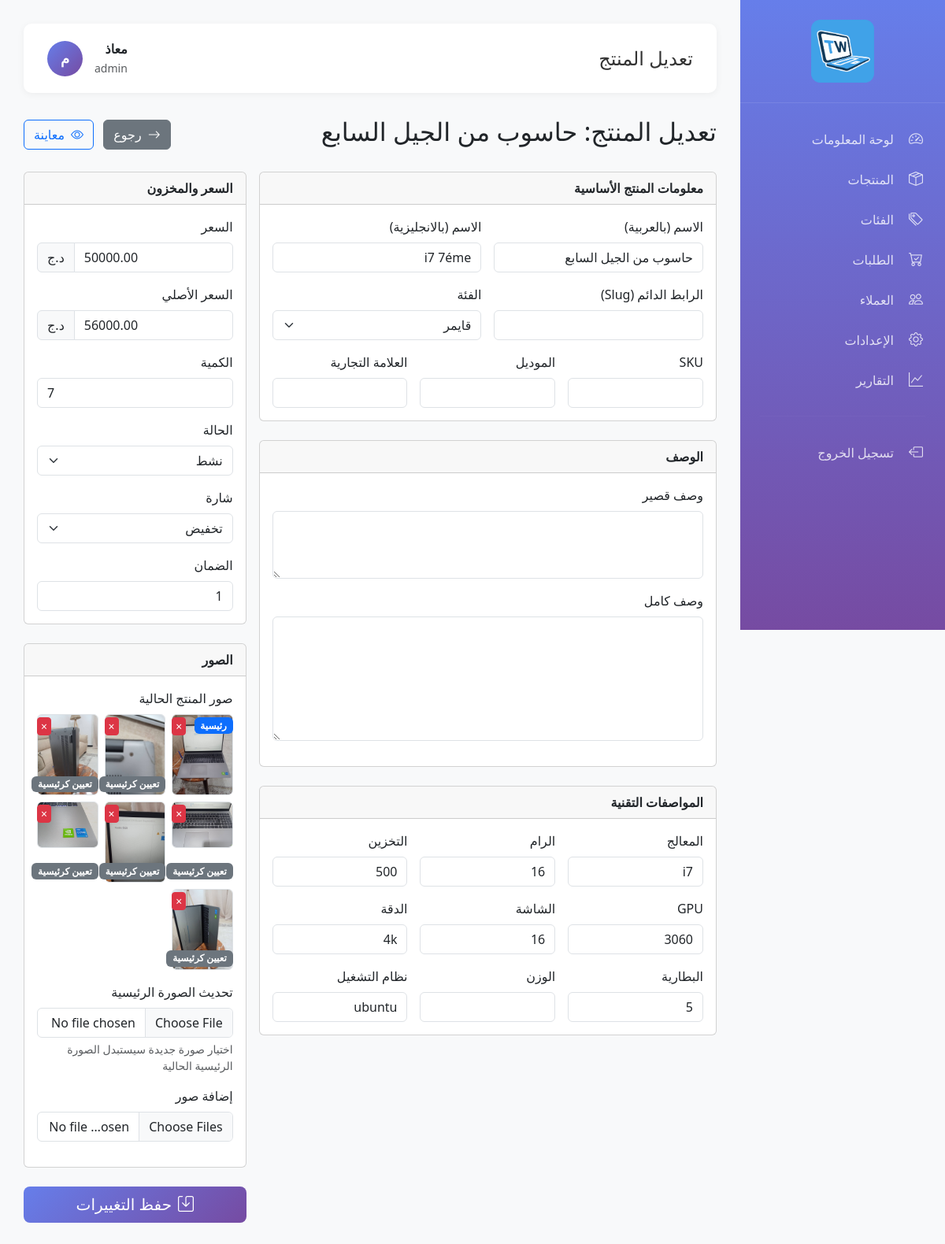
/admin/edit-product.php?id=6 (signed in), run on an earlier commit of the app's database.
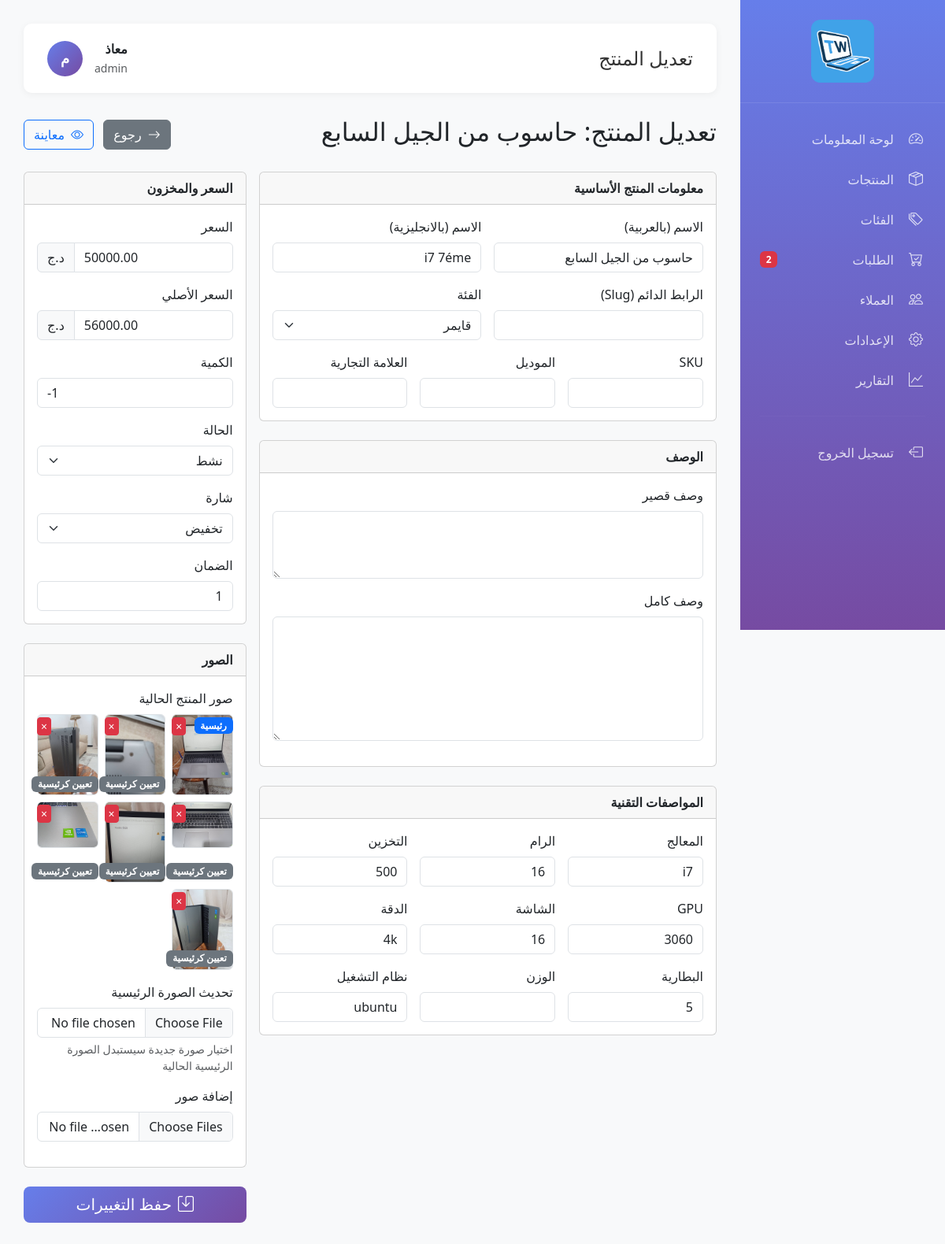
And on a later commit of the database.
### tables this page shows
CREATE TABLE `products` (
  `id` int(11) NOT NULL,
  `name_ar` varchar(200) NOT NULL,
  `name_en` varchar(200) NOT NULL,
  `slug` varchar(200) NOT NULL,
  `sku` varchar(100) DEFAULT NULL,
  `model` varchar(100) DEFAULT NULL,
  `brand` varchar(100) DEFAULT NULL,
  `category_id` int(11) NOT NULL,
  `price` decimal(10,2) NOT NULL,
  `original_price` decimal(10,2) DEFAULT NULL,
  `discount_percentage` int(11) DEFAULT 0,
  `stock_count` int(11) DEFAULT 0,
  `in_stock` tinyint(1) DEFAULT 1,
  `min_stock` int(11) DEFAULT 5,
  `processor` varchar(200) DEFAULT NULL,
  `ram` varchar(100) DEFAULT NULL,
  `storage` varchar(100) DEFAULT NULL,
  `gpu` varchar(200) DEFAULT NULL,
  `screen_size` varchar(50) DEFAULT NULL,
  `screen_resolution` varchar(100) DEFAULT NULL,
  `battery` varchar(100) DEFAULT NULL,
  `weight` varchar(50) DEFAULT NULL,
  `os` varchar(100) DEFAULT NULL,
  `ports` text DEFAULT NULL,
  `description_short` text DEFAULT NULL,
  `description_full` text DEFAULT NULL,
  `warranty` varchar(200) DEFAULT NULL,
  `badge` enum('new','bestseller','sale','featured','none') DEFAULT 'none',
  `status` enum('active','inactive','draft','out_of_stock') DEFAULT 'active',
  `views` int(11) DEFAULT 0,
  `sales` int(11) DEFAULT 0,
  `rating` decimal(3,2) DEFAULT 0.00,
  `review_count` int(11) DEFAULT 0,
  `meta_title` varchar(200) DEFAULT NULL,
  `meta_description` text DEFAULT NULL,
  `meta_keywords` text DEFAULT NULL,
  `created_at` timestamp NOT NULL DEFAULT current_timestamp(),
  `updated_at` timestamp NOT NULL DEFAULT current_timestamp() ON UPDATE current_timestamp()
);

CREATE TABLE `categories` (
  `id` int(11) NOT NULL,
  `name_ar` varchar(100) NOT NULL,
  `name_en` varchar(100) NOT NULL,
  `slug` varchar(100) NOT NULL,
  `description` text DEFAULT NULL,
  `icon` varchar(100) DEFAULT NULL,
  `image` varchar(255) DEFAULT NULL,
  `is_active` tinyint(1) DEFAULT 1,
  `display_order` int(11) DEFAULT 0,
  `created_at` timestamp NOT NULL DEFAULT current_timestamp(),
  `updated_at` timestamp NOT NULL DEFAULT current_timestamp() ON UPDATE current_timestamp()
);

### config/database.php (called while the page is built, shortened)
<?php
try {
    $dsn = "mysql:host=" . DB_HOST . ";dbname=" . DB_NAME . ";charset=" . DB_CHARSET;
    $options = [
        PDO::ATTR_ERRMODE            => PDO::ERRMODE_EXCEPTION,
        PDO::ATTR_DEFAULT_FETCH_MODE => PDO::FETCH_ASSOC,
        PDO::ATTR_EMULATE_PREPARES   => false,
        PDO::MYSQL_ATTR_INIT_COMMAND => "SET NAMES " . DB_CHARSET
    ];
    $pdo = new PDO($dsn, DB_USER, DB_PASS, $options);
} catch (PDOException $e) {
    die("خطأ في الاتصال بقاعدة البيانات: " . $e->getMessage());
}
function query($sql, $params = []) {
    global $pdo;
    try {
        $stmt = $pdo->prepare($sql);
        $stmt->execute($params);
        return $stmt;
    } catch (PDOException $e) {
        error_log("Database Error: " . $e->getMessage());
        return false;
    }
}
function fetchOne($sql, $params = []) {
    $stmt = query($sql, $params);
    return $stmt ? $stmt->fetch() : null;
}

### admin/edit-product.php (the view, shortened to what the changed rows need)
<?php
global $pdo;
$id = (int)$_GET['id'];
$product = $pdo->query("SELECT * FROM products WHERE id = $id")->fetch();
$pageTitle = 'تعديل المنتج';
include 'includes/header.php';
$categories = $pdo->query("SELECT * FROM categories WHERE is_active = 1 ORDER BY name_ar")->fetchAll();
?>
<div class="row">
    <div class="col-12 mb-4">
        <div class="d-flex justify-content-between align-items-center">
            <h2>تعديل المنتج: <?php echo htmlspecialchars($product['name_ar']); ?></h2>
            <div>
                <a href="products.php" class="btn btn-secondary me-2">
                </a>
                <a href="../product.php?id=<?php echo $product['id']; ?>" target="_blank" class="btn btn-outline-primary">
                </a>
            </div>
        </div>
    </div>
</div>
<form method="POST" enctype="multipart/form-data" class="row g-3">
    <div class="col-lg-8">
        <div class="card mb-4">
            <div class="card-body row g-3">
                <div class="col-md-6">
                    <label class="form-label">الاسم (بالعربية)</label>
                    <input type="text" name="name_ar" class="form-control" required value="<?php echo htmlspecialchars($product['name_ar']); ?>">
                </div>
                <div class="col-md-6">
                    <label class="form-label">الاسم (بالانجليزية)</label>
                    <input type="text" name="name_en" class="form-control" value="<?php echo htmlspecialchars($product['name_en']); ?>">
                </div>
                <div class="col-md-6">
                    <label class="form-label">الفئة</label>
                    <select name="category_id" class="form-select" required>
                        <?php foreach ($categories as $cat): ?>
                            <option value="<?php echo $cat['id']; ?>" <?php echo $product['category_id'] == $cat['id'] ? 'selected' : ''; ?>>
                                <?php echo $cat['name_ar']; ?>
                            </option>
                        <?php endforeach; ?>
                    </select>
                </div>
            </div>
        </div>
        <div class="card mb-4">
            <div class="card-body row g-3">
                <div class="col-md-4">
                    <label class="form-label">المعالج</label>
                    <input type="text" name="processor" class="form-control" value="<?php echo htmlspecialchars($product['processor']); ?>">
                </div>
                <div class="col-md-4">
                    <label class="form-label">الرام</label>
                    <input type="text" name="ram" class="form-control" value="<?php echo htmlspecialchars($product['ram']); ?>">
                </div>
                <div class="col-md-4">
                    <label class="form-label">التخزين</label>
                    <input type="text" name="storage" class="form-control" value="<?php echo htmlspecialchars($product['storage']); ?>">
                </div>
                <div class="col-md-4">
                    <label class="form-label">GPU</label>
                    <input type="text" name="gpu" class="form-control" value="<?php echo htmlspecialchars($product['gpu']); ?>">
                </div>
                <div class="col-md-4">
                    <label class="form-label">الشاشة</label>
                    <input type="text" name="screen_size" class="form-control" value="<?php echo htmlspecialchars($product['screen_size']); ?>">
                </div>
                <div class="col-md-4">
                    <label class="form-label">الدقة</label>
                    <input type="text" name="screen_resolution" class="form-control" value="<?php echo htmlspecialchars($product['screen_resolution']); ?>">
                </div>
                <div class="col-md-4">
                    <label class="form-label">البطارية</label>
                    <input type="text" name="battery" class="form-control" value="<?php echo htmlspecialchars($product['battery']); ?>">
                </div>
                <div class="col-md-4">
                    <label class="form-label">نظام التشغيل</label>
                    <input type="text" name="os" class="form-control" value="<?php echo htmlspecialchars($product['os']); ?>">
                </div>
            </div>
        </div>
    </div>
    <div class="col-lg-4">
        <div class="card mb-4">
            <div class="card-body row g-3">
                <div class="col-12">
                    <div class="input-group">
                        <input type="number" name="price" class="form-control" step="0.01" required value="<?php echo $product['price']; ?>">
                        <span class="input-group-text">د.ج</span>
                    </div>
                </div>
                <div class="col-12">
                    <div class="input-group">
                        <input type="number" name="original_price" class="form-control" step="0.01" value="<?php echo $product['original_price']; ?>">
                        <span class="input-group-text">د.ج</span>
                    </div>
                </div>
                <div class="col-12">
                    <label class="form-label">الكمية</label>
                    <input type="number" name="stock_count" class="form-control" required value="<?php echo $product['stock_count']; ?>">
                </div>
                <div class="col-12">
                    <label class="form-label">الحالة</label>
                    <select name="status" class="form-select">
                        <option value="active" <?php echo $product['status'] == 'active' ? 'selected' : ''; ?>>نشط</option>
                    </select>
                </div>
                <div class="col-12">
                    <label class="form-label">شارة</label>
                    <select name="badge" class="form-select">
                        <option value="sale" <?php echo $product['badge'] == 'sale' ? 'selected' : ''; ?>>تخفيض</option>
                    </select>
                </div>
                <div class="col-12">
                    <label class="form-label">الضمان</label>
                    <input type="text" name="warranty" class="form-control" value="<?php echo htmlspecialchars($product['warranty']); ?>">
                </div>
            </div>
        </div>
    </div>
</form>
<?php include 'includes/footer.php'; ?>

### admin/includes/header.php (shortened to what the changed rows need)
<?php
$result = fetchOne("SELECT COUNT(*) as count FROM orders WHERE status = 'pending'");
$newOrdersCount = $result['count'] ?? 0;
?>
<!DOCTYPE html>
<html lang="ar" dir="rtl">
<head>
    <link href="https://cdn.jsdelivr.net/npm/bootstrap@5.3.0/dist/css/bootstrap.rtl.min.css" rel="stylesheet">
    <link rel="stylesheet" href="https://cdn.jsdelivr.net/npm/bootstrap-icons@1.11.0/font/bootstrap-icons.css">
</head>
<body>
    <div class="sidebar">
        <div class="sidebar-menu">
            <a href="orders.php" class="<?php echo basename($_SERVER['PHP_SELF']) == 'orders.php' ? 'active' : ''; ?>">
                <i class="bi bi-cart-check"></i>
                <span>الطلبات</span>
                <?php if ($newOrdersCount > 0): ?>
                    <span class="badge bg-danger"><?php echo $newOrdersCount; ?></span>
                <?php endif; ?>
            </a>
        </div>
    </div>
    <div class="main-content">
        <div class="top-bar">
            <h1><?php echo $pageTitle ?? 'لوحة المعلومات'; ?></h1>
        </div>

What changed in the data, as far as the page shows it:
changed products "حاسوب من الجيل السابع": stock_count "7" → "-1"
Also different on the page:
$newOrdersCount: (not shown) → "2"
